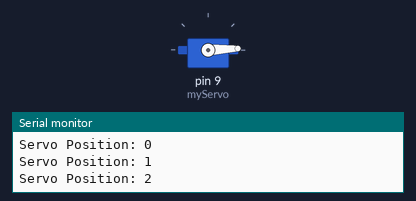
Simulated run of this sketch. Board: Arduino Uno, built with avr-gcc and run on an emulated ATmega328P. On the bench: servo, the last lines printed to the serial monitor.

Above: at 0.05 s.
At 1.95 s:
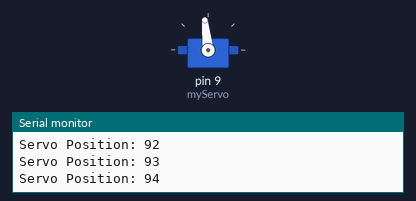
At 3.85 s:
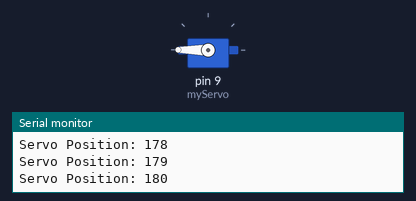
At 7.7 s:
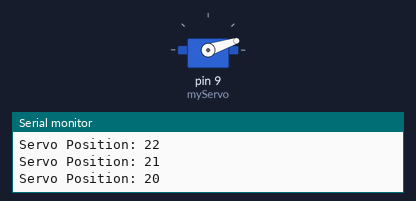
Timing chart, 0 to 11.1 s (numbered marks = the images above):
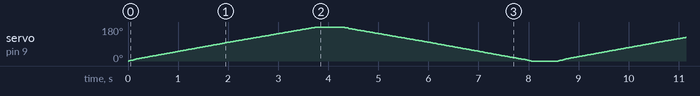

The sketch:

3G-Servo_cow.ino
```cpp
#include <Servo.h>

Servo myServo;

void setup() {
  Serial.begin(9600);
  myServo.attach(9);
}

void loop() {
  for (int pos = 0; pos <= 180; pos++) {
    myServo.write(pos);
    Serial.print("Servo Position: ");
    Serial.println(pos);
    delay(15);
  }

  delay(500);

  for (int pos = 180; pos >= 0; pos--) {
    myServo.write(pos);
    Serial.print("Servo Position: ");
    Serial.println(pos);
    delay(15);
  }

  delay(500);
}
```
